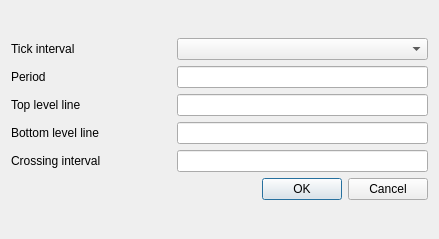
<?xml version="1.0" encoding="UTF-8"?>
<ui version="4.0">
 <class>Create_Rsi_Settings_Dialog</class>
 <widget class="QDialog" name="Create_Rsi_Settings_Dialog">
  <property name="geometry">
   <rect>
    <x>0</x>
    <y>0</y>
    <width>439</width>
    <height>239</height>
   </rect>
  </property>
  <property name="minimumSize">
   <size>
    <width>439</width>
    <height>239</height>
   </size>
  </property>
  <property name="windowTitle">
   <string>Rsi Settings</string>
  </property>
  <layout class="QGridLayout" name="gridLayout">
   <item row="0" column="0">
    <layout class="QVBoxLayout" name="verticalLayout_2">
     <item>
      <layout class="QVBoxLayout" name="verticalLayout">
       <item>
        <layout class="QHBoxLayout" name="horizontalLayout_5">
         <item>
          <widget class="QLabel" name="label">
           <property name="minimumSize">
            <size>
             <width>160</width>
             <height>0</height>
            </size>
           </property>
           <property name="text">
            <string>Tick interval</string>
           </property>
          </widget>
         </item>
         <item>
          <widget class="QComboBox" name="comboBox">
           <property name="sizePolicy">
            <sizepolicy hsizetype="Expanding" vsizetype="Fixed">
             <horstretch>0</horstretch>
             <verstretch>0</verstretch>
            </sizepolicy>
           </property>
           <property name="minimumSize">
            <size>
             <width>160</width>
             <height>0</height>
            </size>
           </property>
          </widget>
         </item>
        </layout>
       </item>
       <item>
        <layout class="QHBoxLayout" name="horizontalLayout_4">
         <item>
          <widget class="QLabel" name="label_2">
           <property name="minimumSize">
            <size>
             <width>160</width>
             <height>0</height>
            </size>
           </property>
           <property name="text">
            <string>Period</string>
           </property>
          </widget>
         </item>
         <item>
          <widget class="QLineEdit" name="lineEdit">
           <property name="minimumSize">
            <size>
             <width>160</width>
             <height>0</height>
            </size>
           </property>
          </widget>
         </item>
        </layout>
       </item>
       <item>
        <layout class="QHBoxLayout" name="horizontalLayout_3">
         <item>
          <widget class="QLabel" name="label_3">
           <property name="minimumSize">
            <size>
             <width>160</width>
             <height>0</height>
            </size>
           </property>
           <property name="text">
            <string>Top level line</string>
           </property>
          </widget>
         </item>
         <item>
          <widget class="QLineEdit" name="lineEdit_2">
           <property name="minimumSize">
            <size>
             <width>160</width>
             <height>0</height>
            </size>
           </property>
          </widget>
         </item>
        </layout>
       </item>
       <item>
        <layout class="QHBoxLayout" name="horizontalLayout_2">
         <item>
          <widget class="QLabel" name="label_4">
           <property name="minimumSize">
            <size>
             <width>160</width>
             <height>0</height>
            </size>
           </property>
           <property name="text">
            <string>Bottom level line</string>
           </property>
          </widget>
         </item>
         <item>
          <widget class="QLineEdit" name="lineEdit_3">
           <property name="minimumSize">
            <size>
             <width>160</width>
             <height>0</height>
            </size>
           </property>
          </widget>
         </item>
        </layout>
       </item>
       <item>
        <layout class="QHBoxLayout" name="horizontalLayout">
         <item>
          <widget class="QLabel" name="label_5">
           <property name="minimumSize">
            <size>
             <width>160</width>
             <height>0</height>
            </size>
           </property>
           <property name="text">
            <string>Crossing interval</string>
           </property>
          </widget>
         </item>
         <item>
          <widget class="QLineEdit" name="lineEdit_4">
           <property name="minimumSize">
            <size>
             <width>160</width>
             <height>0</height>
            </size>
           </property>
          </widget>
         </item>
        </layout>
       </item>
      </layout>
     </item>
     <item>
      <widget class="QDialogButtonBox" name="buttonBox">
       <property name="orientation">
        <enum>Qt::Horizontal</enum>
       </property>
       <property name="standardButtons">
        <set>QDialogButtonBox::Cancel|QDialogButtonBox::Ok</set>
       </property>
      </widget>
     </item>
    </layout>
   </item>
  </layout>
 </widget>
 <resources/>
 <connections>
  <connection>
   <sender>buttonBox</sender>
   <signal>accepted()</signal>
   <receiver>Create_Rsi_Settings_Dialog</receiver>
   <slot>accept()</slot>
   <hints>
    <hint type="sourcelabel">
     <x>248</x>
     <y>254</y>
    </hint>
    <hint type="destinationlabel">
     <x>157</x>
     <y>274</y>
    </hint>
   </hints>
  </connection>
  <connection>
   <sender>buttonBox</sender>
   <signal>rejected()</signal>
   <receiver>Create_Rsi_Settings_Dialog</receiver>
   <slot>reject()</slot>
   <hints>
    <hint type="sourcelabel">
     <x>316</x>
     <y>260</y>
    </hint>
    <hint type="destinationlabel">
     <x>286</x>
     <y>274</y>
    </hint>
   </hints>
  </connection>
 </connections>
</ui>
